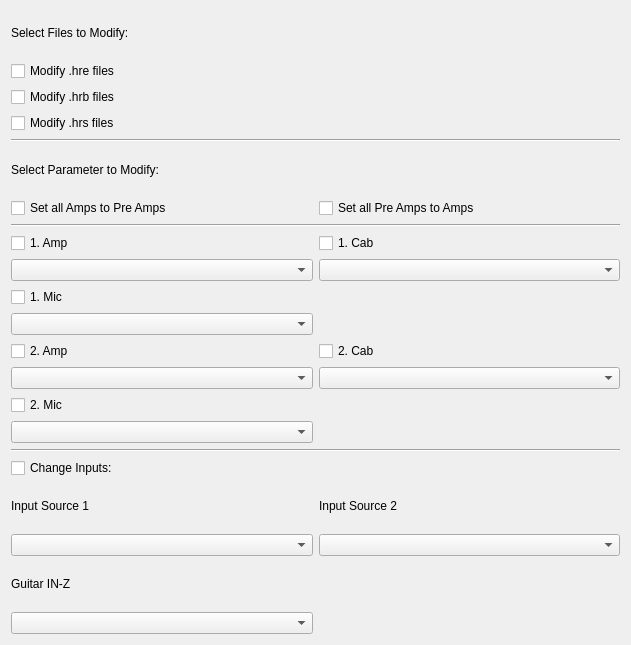
          <widget class="QWidget" name="scrollAreaWidgetContents_3">
           <property name="geometry">
            <rect>
             <x>0</x>
             <y>0</y>
             <width>631</width>
             <height>645</height>
            </rect>
           </property>
           <layout class="QGridLayout" name="gridLayout_11">
            <item row="13" column="1">
             <widget class="QComboBox" name="proCbFirstCab"/>
            </item>
            <item row="10" column="1">
             <widget class="QCheckBox" name="proChkbxEditFirstCab">
              <property name="text">
               <string>1. Cab</string>
              </property>
             </widget>
            </item>
            <item row="10" column="0">
             <widget class="QCheckBox" name="proChkbxEditFirstAmp">
              <property name="text">
               <string>1. Amp</string>
              </property>
             </widget>
            </item>
            <item row="4" column="0">
             <widget class="QCheckBox" name="proChkbxModifyHrs">
              <property name="enabled">
               <bool>true</bool>
              </property>
              <property name="text">
               <string>Modify .hrs files</string>
              </property>
             </widget>
            </item>
            <item row="2" column="0">
             <widget class="QCheckBox" name="proChkbxModifyHre">
              <property name="text">
               <string>Modify .hre files</string>
              </property>
             </widget>
            </item>
            <item row="3" column="0">
             <widget class="QCheckBox" name="proChkbxModifyHrb">
              <property name="enabled">
               <bool>true</bool>
              </property>
              <property name="text">
               <string>Modify .hrb files</string>
              </property>
             </widget>
            </item>
            <item row="1" column="0">
             <widget class="QLabel" name="proLbFilesToModify">
              <property name="text">
               <string>Select Files to Modify:</string>
              </property>
             </widget>
            </item>
            <item row="5" column="0" colspan="2">
             <widget class="Line" name="proLine">
              <property name="orientation">
               <enum>Qt::Horizontal</enum>
              </property>
             </widget>
            </item>
            <item row="13" column="0">
             <widget class="QComboBox" name="proCbFirstAmp"/>
            </item>
            <item row="14" column="0">
             <widget class="QCheckBox" name="proChkbxEditFirstMic">
              <property name="text">
               <string>1. Mic</string>
              </property>
             </widget>
            </item>
            <item row="15" column="0">
             <widget class="QComboBox" name="proCbFirstMic"/>
            </item>
            <item row="16" column="0">
             <widget class="QCheckBox" name="proChkbxEditSecondAmp">
              <property name="text">
               <string>2. Amp</string>
              </property>
             </widget>
            </item>
            <item row="16" column="1">
             <widget class="QCheckBox" name="proChkbxEditSecondCab">
              <property name="text">
               <string>2. Cab</string>
              </property>
             </widget>
            </item>
            <item row="18" column="0">
             <widget class="QCheckBox" name="proChkbxEditSecondMic">
              <property name="text">
               <string>2. Mic</string>
              </property>
             </widget>
            </item>
            <item row="17" column="0">
             <widget class="QComboBox" name="proCbSecondAmp"/>
            </item>
            <item row="17" column="1">
             <widget class="QComboBox" name="proCbSecondCab"/>
            </item>
            <item row="19" column="0">
             <widget class="QComboBox" name="proCbSecondMic"/>
            </item>
            <item row="20" column="0" colspan="2">
             <widget class="Line" name="proLine_2">
              <property name="orientation">
               <enum>Qt::Horizontal</enum>
              </property>
             </widget>
            </item>
            <item row="21" column="0">
             <widget class="QCheckBox" name="proChkbxEditInputs">
              <property name="text">
               <string>Change Inputs:</string>
              </property>
             </widget>
            </item>
            <item row="22" column="0">
             <widget class="QLabel" name="proLbInputOne">
              <property name="text">
               <string>Input Source 1</string>
              </property>
             </widget>
            </item>
            <item row="22" column="1">
             <widget class="QLabel" name="proLbInputTwo">
              <property name="text">
               <string>Input Source 2</string>
              </property>
             </widget>
            </item>
            <item row="24" column="0">
             <widget class="QLabel" name="proLbGuitarIn">
              <property name="text">
               <string>Guitar IN-Z</string>
              </property>
             </widget>
            </item>
            <item row="23" column="0">
             <widget class="QComboBox" name="proCbSourceOne"/>
            </item>
            <item row="25" column="0">
             <widget class="QComboBox" name="proCbGuitarInput"/>
            </item>
            <item row="23" column="1">
             <widget class="QComboBox" name="proCbSourceTwo"/>
            </item>
            <item row="7" column="0">
             <widget class="QCheckBox" name="proChkbxEditAmpToPre">
              <property name="text">
               <string>Set all Amps to Pre Amps</string>
              </property>
              <property name="autoExclusive">
               <bool>true</bool>
              </property>
             </widget>
            </item>
            <item row="7" column="1">
             <widget class="QCheckBox" name="proChkbxEditPreToAmp">
              <property name="text">
               <string>Set all Pre Amps to Amps</string>
              </property>
              <property name="autoExclusive">
               <bool>true</bool>
              </property>
             </widget>
            </item>
            <item row="8" column="0" colspan="2">
             <widget class="Line" name="proLine_3">
              <property name="orientation">
               <enum>Qt::Horizontal</enum>
              </property>
             </widget>
            </item>
            <item row="6" column="0">
             <widget class="QLabel" name="proLbToEdit">
              <property name="text">
               <string>Select Parameter to Modify:</string>
              </property>
             </widget>
            </item>
           </layout>
          </widget>
